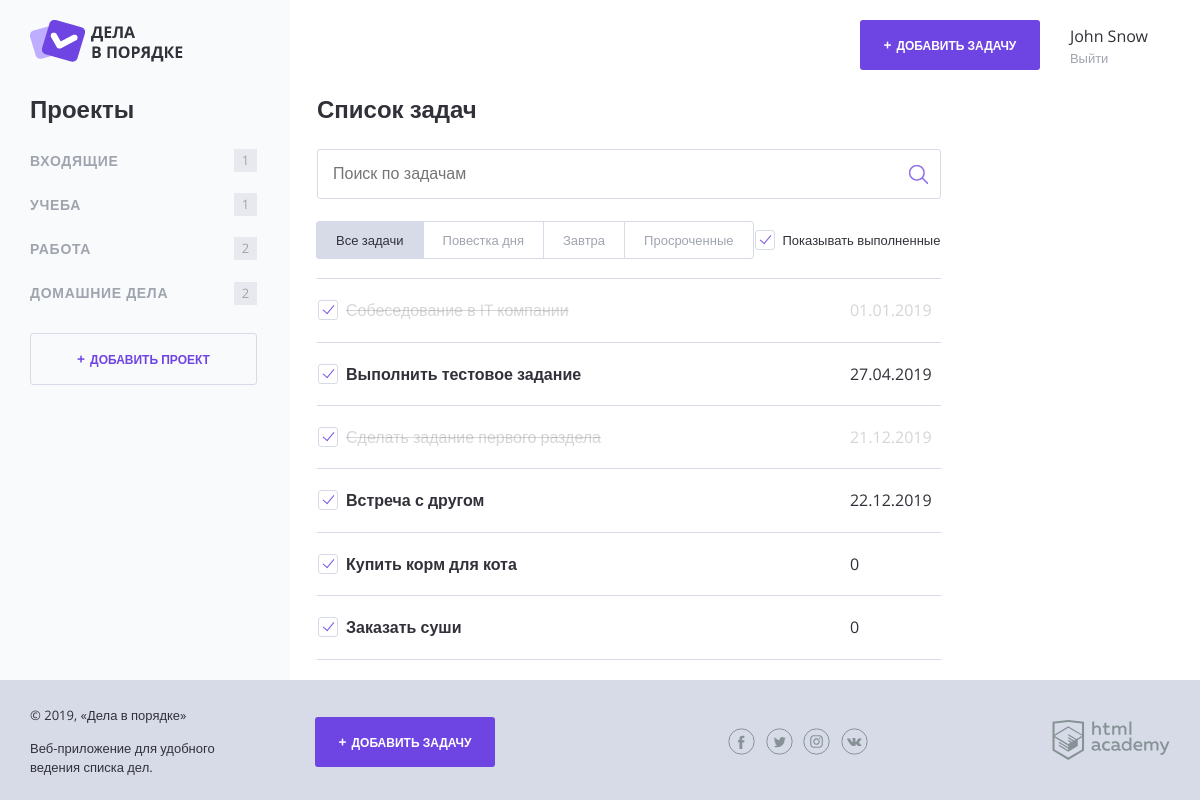
The page / on the database its author committed.
### tables this page shows
CREATE TABLE projects (
    id INT AUTO_INCREMENT PRIMARY KEY,
    id_user INT NOT NULL DEFAULT 0,
    name CHAR(250) NOT NULL
);

CREATE TABLE tasks (
     id INT AUTO_INCREMENT PRIMARY KEY,
     id_project INT DEFAULT 0,
     file CHAR DEFAULT 0,
     dt_add TIMESTAMP DEFAULT CURRENT_TIMESTAMP,
     name CHAR(250) NOT NULL,
     dt_end CHAR(10) DEFAULT 0,
     status BOOLEAN DEFAULT FALSE
);

### helpers.php (called while the page is built, shortened)
<?php
function include_template($name, array $data = []) {
    $name = 'templates/' . $name;
    extract($data);
    require $name;
    $result = ob_get_clean();
    return $result;
}

### templates/functions.php (called while the page is built, shortened)
<?php
function isDeadlineClose($projectDate) {
    $projectDateTimestamp = strtotime($projectDate);
    $dateInterval = ($projectDateTimestamp - time());
    $secondsInDay = 3600 * 24;
    return $dateInterval <= $secondsInDay && $dateInterval > 0;
};

### templates/data.php (called while the page is built, shortened)
<?php
$show_complete_tasks = rand(0, 1);

### init.php (called while the page is built, shortened)
<?php
$users = [];

### templates/index.php (the view, shortened to what this page needs)
<main class="content__main">
    <h2 class="content__main-heading">Список задач</h2>
    <form class="search-form" action="index.php" method="post" autocomplete="off">
        <input class="search-form__input" type="text" name="" value="" placeholder="Поиск по задачам">
        <input class="search-form__submit" type="submit" name="" value="Искать">
    </form>
    <div class="tasks-controls">
        <nav class="tasks-switch">
            <a href="/" class="tasks-switch__item tasks-switch__item--active">Все задачи</a>
            <a href="/" class="tasks-switch__item">Повестка дня</a>
            <a href="/" class="tasks-switch__item">Завтра</a>
            <a href="/" class="tasks-switch__item">Просроченные</a>
        </nav>
        <label class="checkbox">
            <span class="checkbox__text">Показывать выполненные</span>
        </label>
    </div>
    <table class="tasks">
        <?php foreach ($tasks as $key => $val) { ?>
            <tr class="tasks__item task
                <?= isDeadlineClose($val['dt_end']) ? 'task--important' : '' ?>
                <?php if ($val['status'] == '1') {
                if ($show_complete_tasks == 0) { ?> hidden <?php } ?> task--completed <?php } ?>">
                <td class="task__select">
                    <label class="checkbox task__checkbox">
                        <span class="checkbox__text">
                        	<?= htmlspecialchars($val['name']); ?>
                        </span>
                    </label>
                </td>
                <td class="task__date">
                    <?= $val['dt_end']; ?></td>
            </tr>
        <?php } ?>
    </table>
</main>

### templates/layout.php (shortened to what this page needs)
<!DOCTYPE html>
<html lang="ru">
<head>
    <link rel="stylesheet" href="css/normalize.css">
    <link rel="stylesheet" href="css/style.css">
    <link rel="stylesheet" href="css/flatpickr.min.css">
</head>
<body>
<div class="page-wrapper">
    <div class="container container--with-sidebar">
        <header class="main-header">
            <a href="/">
                <img src="img/logo.png" width="153" height="42" alt="Логотип Дела в порядке">
            </a>
            <div class="main-header__side">
                <a class="main-header__side-item button button--plus open-modal" href="pages/form-task.html">Добавить
                    задачу</a>
                <div class="main-header__side-item user-menu">
                    <div class="user-menu__data">
                        <p>John Snow</p>
                        <a href="#">Выйти</a>
                    </div>
                </div>
            </div>
        </header>
        <div class="content">
            <section class="content__side">
                <h2 class="content__side-heading">Проекты</h2>
                <nav class="main-navigation">
                    <ul class="main-navigation__list">
                        <?php foreach ($projects as $key => $val) : ?>
                            <li class="main-navigation__list-item
                            <?= $_GET['id'] == $val['id'] ? 'main-navigation__list-item--active' : '' ?>">
                                <a class="main-navigation__list-item-link" href="/?id=<?= $val['id'] ?>">
                                    <?= $val['name'] ?>
                                </a>
                                <span class="main-navigation__list-item-count">
                                <?= $val['tasks_count']; ?>
                                </span>
                            </li>
                        <?php endforeach; ?>
                    </ul>
                </nav>
                <a class="button button--transparent button--plus content__side-button"
                   href="pages/form-project.html" target="project_add">Добавить проект</a>
            </section>
            <main>
                <?= $content; ?>
            </main>
        </div>
    </div>
</div>
<footer class="main-footer">
    <div class="container">
        <div class="main-footer__copyright">
            <p>© 2019, «Дела в порядке»</p>
            <p>Веб-приложение для удобного ведения списка дел.</p>
        </div>
        <a class="main-footer__button button button--plus" href="pages/form-task.html">Добавить задачу</a>
        <div class="main-footer__social social">
            <a class="social__link social__link--facebook" href="#">
            </a>
            <a class="social__link social__link--twitter" href="#">
            </a>
            <a class="social__link social__link--instagram" href="#">
            </a>
            <a class="social__link social__link--vkontakte" href="#">
            </a>
        </div>
        <div class="main-footer__developed-by">
            <a href="https://htmlacademy.ru/intensive/php">
                <img src="img/htmlacademy.svg" alt="HTML Academy" width="118" height="40">
            </a>
        </div>
    </div>
</footer>
</body>
</html>

### index.php (shortened to what this page needs)
<?php
require_once ('init.php');
require_once ('templates\functions.php');
require_once ('templates\data.php');
require_once ('helpers.php');
if (!$connect) {
    $error = mysqli_connect_error();
    $page_content = include_template('error.php', ['error' => $error]);
}
else {
    $sql_projects_count = 'SELECT p.id, id_user, p.name, COUNT(*) tasks_count
            FROM projects p
            JOIN tasks t
            ON p.id = t.id_project
            WHERE id_user = 1
            GROUP BY id';
    $result = mysqli_query($connect, $sql_projects_count);
    if ($result) {
        $projects = mysqli_fetch_all($result, MYSQLI_ASSOC);
    }
    else {
        $error = mysqli_error($connect);
        $page_content = include_template('error.php', ['error' => $error]);
    }
    $sql_tasks_user = 'SELECT t.id, id_project, file, dt_add, t.name, dt_end, status, p.id
            FROM tasks t
            JOIN projects p
            ON t.id_project = p.id
            WHERE id_user = 1
            ORDER BY dt_add DESC';
    $result = mysqli_query($connect, $sql_tasks_user);
    if ($result) {
        $tasks = mysqli_fetch_all($result, MYSQLI_ASSOC);
    }
    else {
        $error = mysqli_error($connect);
        $page_content = include_template('error.php', ['error' => $error]);
    }
}
$page_content = include_template('index.php', [
    'tasks' => $tasks,
    'show_complete_tasks' => $show_complete_tasks,
]);
$layout_content = include_template('layout.php', [
    'tasks' => $tasks,
    'content' => $page_content,
    'projects' => $projects,
    'users' => $users,
    'title' => 'Дела в порядке',
]);
print($layout_content);

### rows shown on the page
projects: name "ВХОДЯЩИЕ", tasks_count "1"
projects: name "УЧЕБА", tasks_count "1"
projects: name "РАБОТА", tasks_count "2"
projects: name "ДОМАШНИЕ ДЕЛА", tasks_count "2"
tasks: name "Собеседование в IT компании", dt_end "01.01.2019"
tasks: name "Выполнить тестовое задание", dt_end "27.04.2019"
tasks: name "Сделать задание первого раздела", dt_end "21.12.2019"
tasks: name "Встреча с другом", dt_end "22.12.2019"
tasks: name "Купить корм для кота", dt_end "0"
tasks: name "Заказать суши", dt_end "0"
